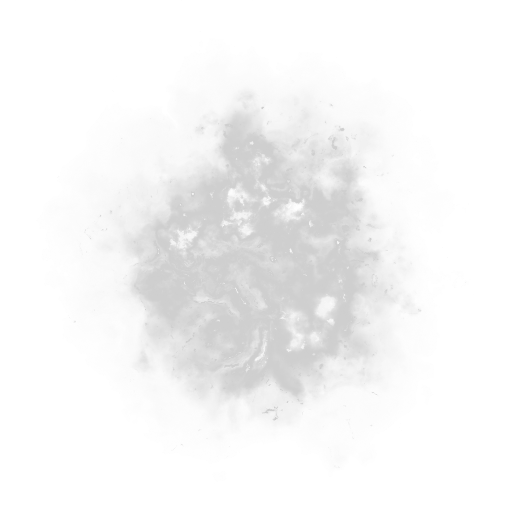
#> input picture scripts/kenney_pp/PNG (Transparent)/fire_02.png, 512 x 512 px, given in place of Alternative_2_02.png, which was not available
$ python build_vfx_audio.py
#> lines starting #> are read from the running program, lines starting #| are printed output that depends on the picture
#!/usr/bin/env python3
"""
SERTZ VFX/오디오 외부 에셋 베이크 — 절차 생성 전면 제거용
출처 (모두 CC0*):
  - Weapon Slash - Effect by Cethiel (CC0)        : 참격 애니
  - Kenney Particle Pack (CC0)                    : 충격파 링/글로우/구슬/스코치
  - Kenney Light Masks (CC0)                      : 빛기둥 콘
  - Kenney Roguelike/RPG pack (CC0)               : 화살표
  - Zelda-like by ArMM1998 (CC0)                  : "?" 말풍선
  - Animated Portal by varkalandar (CC-BY 4.0)    : 차원문 애니
  - Retro Game Music Pack by Juhani Junkala (CC0) : BGM
  - 80 CC0 RPG SFX / 80 CC0 creature SFX by Rubberduck (CC0): SFX
"""
import os, shutil, subprocess
from PIL import Image

SRC = "/home/z/my-project/scripts/asset-sources/assets-src"
OUT = "/home/z/my-project/public/assets"
AUD = f"{OUT}/audio"
os.makedirs(OUT, exist_ok=True)
os.makedirs(AUD, exist_ok=True)

def centered(im, cw, ch, scale):
    """원본 캔버스 배치 보존: 고정 캔버스 중앙 정렬 후 스케일"""
    im = im.convert("RGBA")
    canvas = Image.new("RGBA", (cw, ch), (0, 0, 0, 0))
    canvas.paste(im, ((cw - im.width) // 2, (ch - im.height) // 2), im)
    if scale != 1.0:
        canvas = canvas.resize((round(cw * scale), round(ch * scale)), Image.NEAREST)
    return canvas

def save(name, im):
    im.save(f"{OUT}/{name}.png")
    print(f"  {name}.png {im.size}")

# ---------- 1. 참격 애니 (Cethiel Alternative 2 = 청색, 초승달 회전 스윕 구간) ----------
print("slash:")
pick = [2, 4, 6, 8, 10, 12]
for i, n in enumerate(pick):
    p = f"{SRC}/slash_pack/Alternative 2/{(n - 1) // 6 + 1}/Alternative_2_{n:02d}.png"
    save(f"slash{i}", centered(Image.open(p), 128, 152, 0.5))
#> in centered, im is the input picture: PIL image 512x512 RGBA; mean R, G, B, A 28.3, 28.3, 28.3, 20.7
#> in centered, `canvas = Image.new("RGBA", (cw, ch), (0, 0, 0, 0))`: canvas: PIL image 128x152 RGBA; every value is 0
#> in centered, `canvas.paste(im, ((cw - im.width) // 2, (ch - im.height) // 2), im)`:
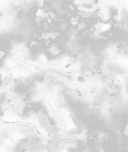
#> canvas: PIL image 128x152 RGBA; mean R, G, B, A 74.1, 74.1, 74.1, 61.6; transparent parts drawn white
#|   slash0.png (64, 76)
#> pass 2 of the loop `for i, n in enumerate(pick):`:
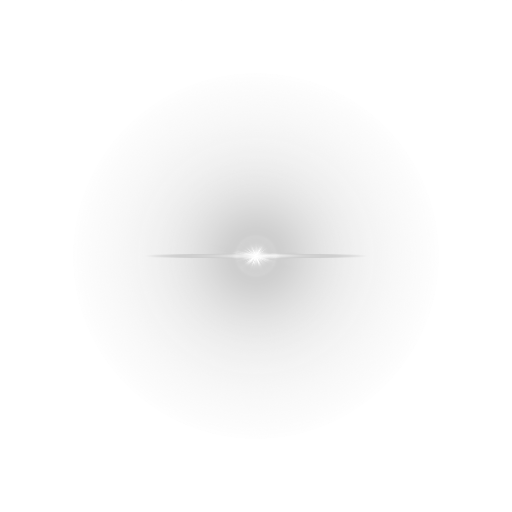
#> input picture scripts/kenney_pp/PNG (Transparent)/flare_01.png, 512 x 512 px, given in place of Alternative_2_04.png, which was not available
#> in centered, im is the input picture: PIL image 512x512 RGBA; mean R, G, B, A 12.2, 12.2, 12.2, 7.3
#> in centered (call 2), `canvas.paste(im, ((cw - im.width) // 2, (ch - im.height) // 2), im)`:
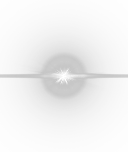
#> canvas: PIL image 128x152 RGBA; mean R, G, B, A 27.7, 27.7, 27.7, 21; transparent parts drawn white
#|   slash1.png (64, 76)
#> (the run stopped early here; a loop or call above may not have finished)
